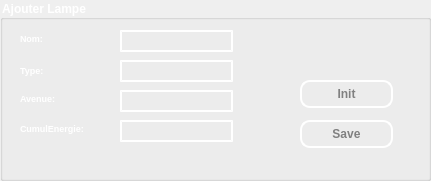
  <widget class="QGroupBox" name="groupBox">
   <property name="geometry">
    <rect>
     <x>40</x>
     <y>90</y>
     <width>431</width>
     <height>181</height>
    </rect>
   </property>
   <property name="font">
    <font>
     <weight>75</weight>
     <bold>true</bold>
    </font>
   </property>
   <property name="styleSheet">
    <string notr="true">QGroupBox{
color:white;

}
QPushButton::Enabled {
  color: white;
}
QLabel{color:white}
QPushButton::Disabled {
  color: Gray;
}</string>
   </property>
   <property name="title">
    <string>Ajouter Lampe</string>
   </property>
   <widget class="QPushButton" name="pushButton">
    <property name="enabled">
     <bool>false</bool>
    </property>
    <property name="geometry">
     <rect>
      <x>300</x>
      <y>120</y>
      <width>93</width>
      <height>28</height>
     </rect>
    </property>
    <property name="palette">
     <palette>
      <active>
       <colorrole role="WindowText">
        <brush brushstyle="SolidPattern">
         <color alpha="255">
          <red>255</red>
          <green>255</green>
          <blue>255</blue>
         </color>
        </brush>
       </colorrole>
       <colorrole role="Button">
        <brush brushstyle="SolidPattern">
         <color alpha="0">
          <red>0</red>
          <green>0</green>
          <blue>0</blue>
         </color>
        </brush>
       </colorrole>
       <colorrole role="Text">
        <brush brushstyle="SolidPattern">
         <color alpha="255">
          <red>255</red>
          <green>255</green>
          <blue>255</blue>
         </color>
        </brush>
       </colorrole>
       <colorrole role="ButtonText">
        <brush brushstyle="SolidPattern">
         <color alpha="255">
          <red>255</red>
          <green>255</green>
          <blue>255</blue>
         </color>
        </brush>
       </colorrole>
       <colorrole role="Base">
        <brush brushstyle="SolidPattern">
         <color alpha="0">
          <red>0</red>
          <green>0</green>
          <blue>0</blue>
         </color>
        </brush>
       </colorrole>
       <colorrole role="Window">
        <brush brushstyle="SolidPattern">
         <color alpha="0">
          <red>0</red>
          <green>0</green>
          <blue>0</blue>
         </color>
        </brush>
       </colorrole>
      </active>
      <inactive>
       <colorrole role="WindowText">
        <brush brushstyle="SolidPattern">
         <color alpha="255">
          <red>255</red>
          <green>255</green>
          <blue>255</blue>
         </color>
        </brush>
       </colorrole>
       <colorrole role="Button">
        <brush brushstyle="SolidPattern">
         <color alpha="0">
          <red>0</red>
          <green>0</green>
          <blue>0</blue>
         </color>
        </brush>
       </colorrole>
       <colorrole role="Text">
        <brush brushstyle="SolidPattern">
         <color alpha="255">
          <red>255</red>
          <green>255</green>
          <blue>255</blue>
         </color>
        </brush>
       </colorrole>
       <colorrole role="ButtonText">
        <brush brushstyle="SolidPattern">
         <color alpha="255">
          <red>255</red>
          <green>255</green>
          <blue>255</blue>
         </color>
        </brush>
       </colorrole>
       <colorrole role="Base">
        <brush brushstyle="SolidPattern">
         <color alpha="0">
          <red>0</red>
          <green>0</green>
          <blue>0</blue>
         </color>
        </brush>
       </colorrole>
       <colorrole role="Window">
        <brush brushstyle="SolidPattern">
         <color alpha="0">
          <red>0</red>
          <green>0</green>
          <blue>0</blue>
         </color>
        </brush>
       </colorrole>
      </inactive>
      <disabled>
       <colorrole role="WindowText">
        <brush brushstyle="SolidPattern">
         <color alpha="255">
          <red>128</red>
          <green>128</green>
          <blue>128</blue>
         </color>
        </brush>
       </colorrole>
       <colorrole role="Button">
        <brush brushstyle="SolidPattern">
         <color alpha="0">
          <red>0</red>
          <green>0</green>
          <blue>0</blue>
         </color>
        </brush>
       </colorrole>
       <colorrole role="Text">
        <brush brushstyle="SolidPattern">
         <color alpha="255">
          <red>128</red>
          <green>128</green>
          <blue>128</blue>
         </color>
        </brush>
       </colorrole>
       <colorrole role="ButtonText">
        <brush brushstyle="SolidPattern">
         <color alpha="255">
          <red>128</red>
          <green>128</green>
          <blue>128</blue>
         </color>
        </brush>
       </colorrole>
       <colorrole role="Base">
        <brush brushstyle="SolidPattern">
         <color alpha="0">
          <red>0</red>
          <green>0</green>
          <blue>0</blue>
         </color>
        </brush>
       </colorrole>
       <colorrole role="Window">
        <brush brushstyle="SolidPattern">
         <color alpha="0">
          <red>0</red>
          <green>0</green>
          <blue>0</blue>
         </color>
        </brush>
       </colorrole>
      </disabled>
     </palette>
    </property>
    <property name="font">
     <font>
      <pointsize>-1</pointsize>
      <weight>75</weight>
      <bold>true</bold>
     </font>
    </property>
    <property name="styleSheet">
     <string notr="true">QPushButton { background-color: rgba(0, 0, 0, 0);
 }
QPushButton { border: 2px solid white; border-radius: 5px; font-size: 12px; }
QPushButton { border: 2px solid white; border-radius: 10px; background-color: transparent; padding: 5px;
font-weight: bold; }
QPushButton:hover { border: 2px solid white; background-color: rgba(220, 220, 220, 0.5); }
button:enabled {
  color: white;
font-weight: bold;
}</string>
    </property>
    <property name="text">
     <string>Save</string>
    </property>
   </widget>
   <widget class="QPushButton" name="pushButton_5">
    <property name="enabled">
     <bool>false</bool>
    </property>
    <property name="geometry">
     <rect>
      <x>300</x>
      <y>80</y>
      <width>93</width>
      <height>28</height>
     </rect>
    </property>
    <property name="palette">
     <palette>
      <active>
       <colorrole role="WindowText">
        <brush brushstyle="SolidPattern">
         <color alpha="255">
          <red>255</red>
          <green>255</green>
          <blue>255</blue>
         </color>
        </brush>
       </colorrole>
       <colorrole role="Button">
        <brush brushstyle="SolidPattern">
         <color alpha="0">
          <red>0</red>
          <green>0</green>
          <blue>0</blue>
         </color>
        </brush>
       </colorrole>
       <colorrole role="Text">
        <brush brushstyle="SolidPattern">
         <color alpha="255">
          <red>255</red>
          <green>255</green>
          <blue>255</blue>
         </color>
        </brush>
       </colorrole>
       <colorrole role="ButtonText">
        <brush brushstyle="SolidPattern">
         <color alpha="255">
          <red>255</red>
          <green>255</green>
          <blue>255</blue>
         </color>
        </brush>
       </colorrole>
       <colorrole role="Base">
        <brush brushstyle="SolidPattern">
         <color alpha="0">
          <red>0</red>
          <green>0</green>
          <blue>0</blue>
         </color>
        </brush>
       </colorrole>
       <colorrole role="Window">
        <brush brushstyle="SolidPattern">
         <color alpha="0">
          <red>0</red>
          <green>0</green>
          <blue>0</blue>
         </color>
        </brush>
       </colorrole>
      </active>
      <inactive>
       <colorrole role="WindowText">
        <brush brushstyle="SolidPattern">
         <color alpha="255">
          <red>255</red>
          <green>255</green>
          <blue>255</blue>
         </color>
        </brush>
       </colorrole>
       <colorrole role="Button">
        <brush brushstyle="SolidPattern">
         <color alpha="0">
          <red>0</red>
          <green>0</green>
          <blue>0</blue>
         </color>
        </brush>
       </colorrole>
       <colorrole role="Text">
        <brush brushstyle="SolidPattern">
         <color alpha="255">
          <red>255</red>
          <green>255</green>
          <blue>255</blue>
         </color>
        </brush>
       </colorrole>
       <colorrole role="ButtonText">
        <brush brushstyle="SolidPattern">
         <color alpha="255">
          <red>255</red>
          <green>255</green>
          <blue>255</blue>
         </color>
        </brush>
       </colorrole>
       <colorrole role="Base">
        <brush brushstyle="SolidPattern">
         <color alpha="0">
          <red>0</red>
          <green>0</green>
          <blue>0</blue>
         </color>
        </brush>
       </colorrole>
       <colorrole role="Window">
        <brush brushstyle="SolidPattern">
         <color alpha="0">
          <red>0</red>
          <green>0</green>
          <blue>0</blue>
         </color>
        </brush>
       </colorrole>
      </inactive>
      <disabled>
       <colorrole role="WindowText">
        <brush brushstyle="SolidPattern">
         <color alpha="255">
          <red>128</red>
          <green>128</green>
          <blue>128</blue>
         </color>
        </brush>
       </colorrole>
       <colorrole role="Button">
        <brush brushstyle="SolidPattern">
         <color alpha="0">
          <red>0</red>
          <green>0</green>
          <blue>0</blue>
         </color>
        </brush>
       </colorrole>
       <colorrole role="Text">
        <brush brushstyle="SolidPattern">
         <color alpha="255">
          <red>128</red>
          <green>128</green>
          <blue>128</blue>
         </color>
        </brush>
       </colorrole>
       <colorrole role="ButtonText">
        <brush brushstyle="SolidPattern">
         <color alpha="255">
          <red>128</red>
          <green>128</green>
          <blue>128</blue>
         </color>
        </brush>
       </colorrole>
       <colorrole role="Base">
        <brush brushstyle="SolidPattern">
         <color alpha="0">
          <red>0</red>
          <green>0</green>
          <blue>0</blue>
         </color>
        </brush>
       </colorrole>
       <colorrole role="Window">
        <brush brushstyle="SolidPattern">
         <color alpha="0">
          <red>0</red>
          <green>0</green>
          <blue>0</blue>
         </color>
        </brush>
       </colorrole>
      </disabled>
     </palette>
    </property>
    <property name="font">
     <font>
      <pointsize>-1</pointsize>
      <weight>75</weight>
      <bold>true</bold>
     </font>
    </property>
    <property name="styleSheet">
     <string notr="true">QPushButton { background-color: rgba(0, 0, 0, 0);
 }
QPushButton { border: 2px solid white; border-radius: 5px; font-size: 12px; }
QPushButton { border: 2px solid white; border-radius: 10px; background-color: transparent; padding: 5px;
font-weight: bold; }
QPushButton:hover { border: 2px solid white; background-color: rgba(220, 220, 220, 0.5); }
button:enabled {
  color: white;
font-weight: bold;
}</string>
    </property>
    <property name="text">
     <string>Init</string>
    </property>
   </widget>
   <widget class="QLabel" name="label_3">
    <property name="geometry">
     <rect>
      <x>20</x>
      <y>30</y>
      <width>81</width>
      <height>16</height>
     </rect>
    </property>
    <property name="palette">
     <palette>
      <active>
       <colorrole role="WindowText">
        <brush brushstyle="SolidPattern">
         <color alpha="255">
          <red>255</red>
          <green>255</green>
          <blue>255</blue>
         </color>
        </brush>
       </colorrole>
       <colorrole role="Text">
        <brush brushstyle="SolidPattern">
         <color alpha="255">
          <red>255</red>
          <green>255</green>
          <blue>255</blue>
         </color>
        </brush>
       </colorrole>
       <colorrole role="ButtonText">
        <brush brushstyle="SolidPattern">
         <color alpha="255">
          <red>255</red>
          <green>255</green>
          <blue>255</blue>
         </color>
        </brush>
       </colorrole>
      </active>
      <inactive>
       <colorrole role="WindowText">
        <brush brushstyle="SolidPattern">
         <color alpha="255">
          <red>255</red>
          <green>255</green>
          <blue>255</blue>
         </color>
        </brush>
       </colorrole>
       <colorrole role="Text">
        <brush brushstyle="SolidPattern">
         <color alpha="255">
          <red>255</red>
          <green>255</green>
          <blue>255</blue>
         </color>
        </brush>
       </colorrole>
       <colorrole role="ButtonText">
        <brush brushstyle="SolidPattern">
         <color alpha="255">
          <red>255</red>
          <green>255</green>
          <blue>255</blue>
         </color>
        </brush>
       </colorrole>
      </inactive>
      <disabled>
       <colorrole role="WindowText">
        <brush brushstyle="SolidPattern">
         <color alpha="255">
          <red>255</red>
          <green>255</green>
          <blue>255</blue>
         </color>
        </brush>
       </colorrole>
       <colorrole role="Text">
        <brush brushstyle="SolidPattern">
         <color alpha="255">
          <red>255</red>
          <green>255</green>
          <blue>255</blue>
         </color>
        </brush>
       </colorrole>
       <colorrole role="ButtonText">
        <brush brushstyle="SolidPattern">
         <color alpha="255">
          <red>255</red>
          <green>255</green>
          <blue>255</blue>
         </color>
        </brush>
       </colorrole>
      </disabled>
     </palette>
    </property>
    <property name="font">
     <font>
      <pointsize>7</pointsize>
      <weight>75</weight>
      <bold>true</bold>
     </font>
    </property>
    <property name="text">
     <string>Nom:</string>
    </property>
   </widget>
   <widget class="QLabel" name="label_2">
    <property name="geometry">
     <rect>
      <x>20</x>
      <y>60</y>
      <width>61</width>
      <height>20</height>
     </rect>
    </property>
    <property name="palette">
     <palette>
      <active>
       <colorrole role="WindowText">
        <brush brushstyle="SolidPattern">
         <color alpha="255">
          <red>255</red>
          <green>255</green>
          <blue>255</blue>
         </color>
        </brush>
       </colorrole>
       <colorrole role="Text">
        <brush brushstyle="SolidPattern">
         <color alpha="255">
          <red>255</red>
          <green>255</green>
          <blue>255</blue>
         </color>
        </brush>
       </colorrole>
       <colorrole role="ButtonText">
        <brush brushstyle="SolidPattern">
         <color alpha="255">
          <red>255</red>
          <green>255</green>
          <blue>255</blue>
         </color>
        </brush>
       </colorrole>
      </active>
      <inactive>
       <colorrole role="WindowText">
        <brush brushstyle="SolidPattern">
         <color alpha="255">
          <red>255</red>
          <green>255</green>
          <blue>255</blue>
         </color>
        </brush>
       </colorrole>
       <colorrole role="Text">
        <brush brushstyle="SolidPattern">
         <color alpha="255">
          <red>255</red>
          <green>255</green>
          <blue>255</blue>
         </color>
        </brush>
       </colorrole>
       <colorrole role="ButtonText">
        <brush brushstyle="SolidPattern">
         <color alpha="255">
          <red>255</red>
          <green>255</green>
          <blue>255</blue>
         </color>
        </brush>
       </colorrole>
      </inactive>
      <disabled>
       <colorrole role="WindowText">
        <brush brushstyle="SolidPattern">
         <color alpha="255">
          <red>255</red>
          <green>255</green>
          <blue>255</blue>
         </color>
        </brush>
       </colorrole>
       <colorrole role="Text">
        <brush brushstyle="SolidPattern">
         <color alpha="255">
          <red>255</red>
          <green>255</green>
          <blue>255</blue>
         </color>
        </brush>
       </colorrole>
       <colorrole role="ButtonText">
        <brush brushstyle="SolidPattern">
         <color alpha="255">
          <red>255</red>
          <green>255</green>
          <blue>255</blue>
         </color>
        </brush>
       </colorrole>
      </disabled>
     </palette>
    </property>
    <property name="font">
     <font>
      <pointsize>7</pointsize>
      <weight>75</weight>
      <bold>true</bold>
     </font>
    </property>
    <property name="text">
     <string>Type:</string>
    </property>
   </widget>
   <widget class="QLabel" name="label_5">
    <property name="geometry">
     <rect>
      <x>20</x>
      <y>120</y>
      <width>91</width>
      <height>16</height>
     </rect>
    </property>
    <property name="palette">
     <palette>
      <active>
       <colorrole role="WindowText">
        <brush brushstyle="SolidPattern">
         <color alpha="255">
          <red>255</red>
          <green>255</green>
          <blue>255</blue>
         </color>
        </brush>
       </colorrole>
       <colorrole role="Text">
        <brush brushstyle="SolidPattern">
         <color alpha="255">
          <red>255</red>
          <green>255</green>
          <blue>255</blue>
         </color>
        </brush>
       </colorrole>
       <colorrole role="ButtonText">
        <brush brushstyle="SolidPattern">
         <color alpha="255">
          <red>255</red>
          <green>255</green>
          <blue>255</blue>
         </color>
        </brush>
       </colorrole>
      </active>
      <inactive>
       <colorrole role="WindowText">
        <brush brushstyle="SolidPattern">
         <color alpha="255">
          <red>255</red>
          <green>255</green>
          <blue>255</blue>
         </color>
        </brush>
       </colorrole>
       <colorrole role="Text">
        <brush brushstyle="SolidPattern">
         <color alpha="255">
          <red>255</red>
          <green>255</green>
          <blue>255</blue>
         </color>
        </brush>
       </colorrole>
       <colorrole role="ButtonText">
        <brush brushstyle="SolidPattern">
         <color alpha="255">
          <red>255</red>
          <green>255</green>
          <blue>255</blue>
         </color>
        </brush>
       </colorrole>
      </inactive>
      <disabled>
       <colorrole role="WindowText">
        <brush brushstyle="SolidPattern">
         <color alpha="255">
          <red>255</red>
          <green>255</green>
          <blue>255</blue>
         </color>
        </brush>
       </colorrole>
       <colorrole role="Text">
        <brush brushstyle="SolidPattern">
         <color alpha="255">
          <red>255</red>
          <green>255</green>
          <blue>255</blue>
         </color>
        </brush>
       </colorrole>
       <colorrole role="ButtonText">
        <brush brushstyle="SolidPattern">
         <color alpha="255">
          <red>255</red>
          <green>255</green>
          <blue>255</blue>
         </color>
        </brush>
       </colorrole>
      </disabled>
     </palette>
    </property>
    <property name="font">
     <font>
      <pointsize>7</pointsize>
      <weight>75</weight>
      <bold>true</bold>
     </font>
    </property>
    <property name="text">
     <string>CumulEnergie:</string>
    </property>
   </widget>
   <widget class="QLabel" name="label_4">
    <property name="geometry">
     <rect>
      <x>20</x>
      <y>90</y>
      <width>53</width>
      <height>16</height>
     </rect>
    </property>
    <property name="palette">
     <palette>
      <active>
       <colorrole role="WindowText">
        <brush brushstyle="SolidPattern">
         <color alpha="255">
          <red>255</red>
          <green>255</green>
          <blue>255</blue>
         </color>
        </brush>
       </colorrole>
       <colorrole role="Text">
        <brush brushstyle="SolidPattern">
         <color alpha="255">
          <red>255</red>
          <green>255</green>
          <blue>255</blue>
         </color>
        </brush>
       </colorrole>
       <colorrole role="ButtonText">
        <brush brushstyle="SolidPattern">
         <color alpha="255">
          <red>255</red>
          <green>255</green>
          <blue>255</blue>
         </color>
        </brush>
       </colorrole>
      </active>
      <inactive>
       <colorrole role="WindowText">
        <brush brushstyle="SolidPattern">
         <color alpha="255">
          <red>255</red>
          <green>255</green>
          <blue>255</blue>
         </color>
        </brush>
       </colorrole>
       <colorrole role="Text">
        <brush brushstyle="SolidPattern">
         <color alpha="255">
          <red>255</red>
          <green>255</green>
          <blue>255</blue>
         </color>
        </brush>
       </colorrole>
       <colorrole role="ButtonText">
        <brush brushstyle="SolidPattern">
         <color alpha="255">
          <red>255</red>
          <green>255</green>
          <blue>255</blue>
         </color>
        </brush>
       </colorrole>
      </inactive>
      <disabled>
       <colorrole role="WindowText">
        <brush brushstyle="SolidPattern">
         <color alpha="255">
          <red>255</red>
          <green>255</green>
          <blue>255</blue>
         </color>
        </brush>
       </colorrole>
       <colorrole role="Text">
        <brush brushstyle="SolidPattern">
         <color alpha="255">
          <red>255</red>
          <green>255</green>
          <blue>255</blue>
         </color>
        </brush>
       </colorrole>
       <colorrole role="ButtonText">
        <brush brushstyle="SolidPattern">
         <color alpha="255">
          <red>255</red>
          <green>255</green>
          <blue>255</blue>
         </color>
        </brush>
       </colorrole>
      </disabled>
     </palette>
    </property>
    <property name="font">
     <font>
      <pointsize>7</pointsize>
      <weight>75</weight>
      <bold>true</bold>
     </font>
    </property>
    <property name="text">
     <string>Avenue:</string>
    </property>
   </widget>
   <widget class="QLineEdit" name="lineEdit_nom">
    <property name="geometry">
     <rect>
      <x>120</x>
      <y>30</y>
      <width>113</width>
      <height>22</height>
     </rect>
    </property>
    <property name="styleSheet">
     <string notr="true">QLineEdit { background-color: rgba(255, 255, 255, 0); border: 1px solid gray; }
QLineEdit { border: 2px solid white; border-style: outset; }
QLineEdit { font-weight: bold; color: white; }</string>
    </property>
   </widget>
   <widget class="QLineEdit" name="lineEdit_type">
    <property name="geometry">
     <rect>
      <x>120</x>
      <y>60</y>
      <width>113</width>
      <height>22</height>
     </rect>
    </property>
    <property name="styleSheet">
     <string notr="true">QLineEdit { background-color: rgba(255, 255, 255, 0); border: 1px solid gray; }
QLineEdit { border: 2px solid white; border-style: outset; }
QLineEdit { font-weight: bold; color: white; }</string>
    </property>
   </widget>
   <widget class="QLineEdit" name="lineEdit_av">
    <property name="geometry">
     <rect>
      <x>120</x>
      <y>90</y>
      <width>113</width>
      <height>22</height>
     </rect>
    </property>
    <property name="styleSheet">
     <string notr="true">QLineEdit { background-color: rgba(255, 255, 255, 0); border: 1px solid gray; }
QLineEdit { border: 2px solid white; border-style: outset; }
QLineEdit { font-weight: bold; color: white; }</string>
    </property>
   </widget>
   <widget class="QLineEdit" name="lineEdit_cume">
    <property name="geometry">
     <rect>
      <x>120</x>
      <y>120</y>
      <width>113</width>
      <height>22</height>
     </rect>
    </property>
    <property name="styleSheet">
     <string notr="true">QLineEdit { background-color: rgba(255, 255, 255, 0); border: 1px solid gray; }
QLineEdit { border: 2px solid white; border-style: outset; }
QLineEdit { font-weight: bold; color: white; }</string>
    </property>
   </widget>
  </widget>
